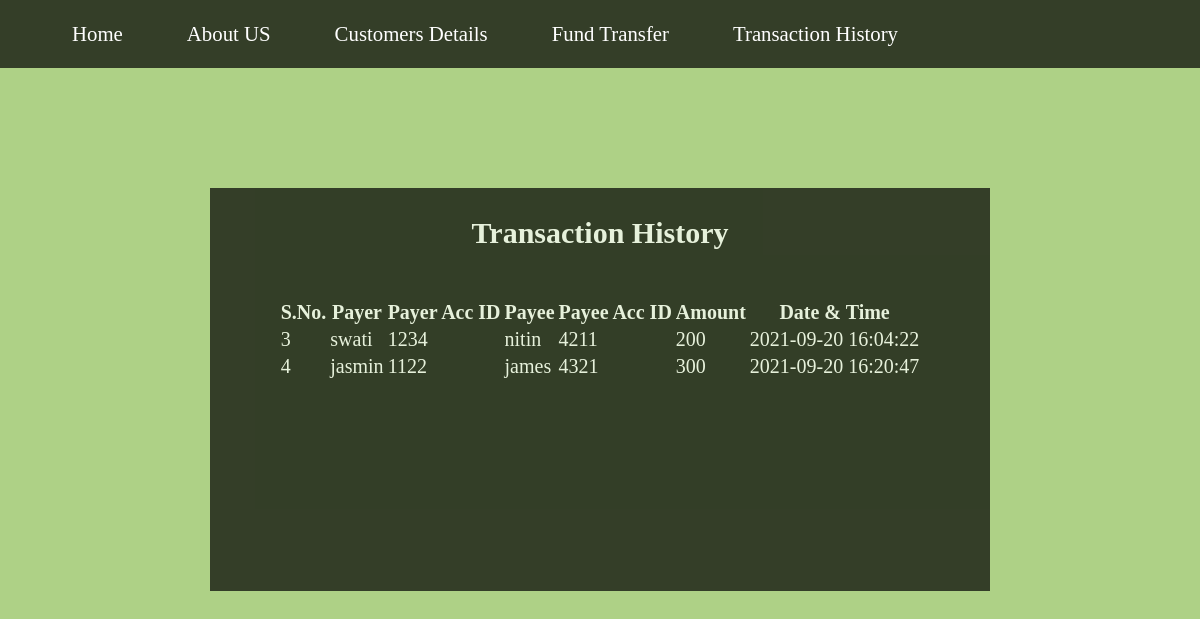
Screenshot of /RecordsPage.php with the database file from the repository.
### tables this page shows
CREATE TABLE `history` (
  `sno` int(11) NOT NULL,
  `payer` text NOT NULL,
  `payerAcc` int(11) NOT NULL,
  `payee` text NOT NULL,
  `payeeAcc` int(11) NOT NULL,
  `amount` double NOT NULL,
  `time` text NOT NULL
);

### RecordsPage.php (the view, shortened to what this page needs)
<?php
$servername = "localhost:3306";
$username = "root";
$password = "";
$dbname = "spark_bank";
$conn = new mysqli($servername, $username, $password, $dbname);
$sql = "SELECT * FROM history" ;
$result = $conn->query($sql);
?>
<!DOCTYPE html>
<html lang="en">
<head>
</head>
<body>
  <?php include('navbar.php'); ?>
	<div class="container">
        <h2 style="text-align: center">Transaction History</h2>
       <br>
       <div>
        <center>
    <table id = "Table">
        <thead>
            <tr>
                <th colspan=3>S.No.</th>
                <th colspan=4>Payer</th>
                <th colspan=4>Payer Acc ID</th>
                <th colspan=4>Payee</th>
                <th colspan=4>Payee Acc ID</th>
                <th colspan=4>Amount</th>
                <th colspan=4>Date & Time</th>
            </tr>
        </thead>
        <tbody>
        <?php
    while($row = $result->fetch_assoc()) {
  ?>
 <tr>
        <td colspan=3><?php echo $row['sno']; ?></td>
        <td colspan=4><?php echo $row['payer']; ?></td>
        <td colspan=4><?php echo $row['payerAcc']; ?></td>
        <td colspan=4><?php echo $row['payee']; ?></td>
        <td colspan=4><?php echo $row['payeeAcc']; ?></td>
        <td colspan=4><?php echo $row['amount']; ?></td>
        <td colspan=4><?php echo $row['time']; ?></td>
        </tr>
 <?php
    }
?>
</table>
</center>
    </div>
</div>
<body>
</html>

### RecordsPage.php (style rules this page uses)
html { position: relative; min-height: 50%; }
body { margin:0; padding:0; font-size:20px; background-color: #AED186; background-repeat: no-repeat; background-size: cover; }
.container { padding-top:3px; display: block; margin-top: 10%; margin-left: auto; margin-right: auto; width: 65%; height:400px; background:black; color:white; opacity: 0.7; }

### navbar.php (style rules this page uses)
body { padding:0; margin: 0; }

### rows the page displays
history: sno "3", payer "swati", payerAcc "1234", payee "nitin", payeeAcc "4211", amount "200", time "2021-09-20 16:04:22"
history: sno "4", payer "jasmin", payerAcc "1122", payee "james", payeeAcc "4321", amount "300", time "2021-09-20 16:20:47"
